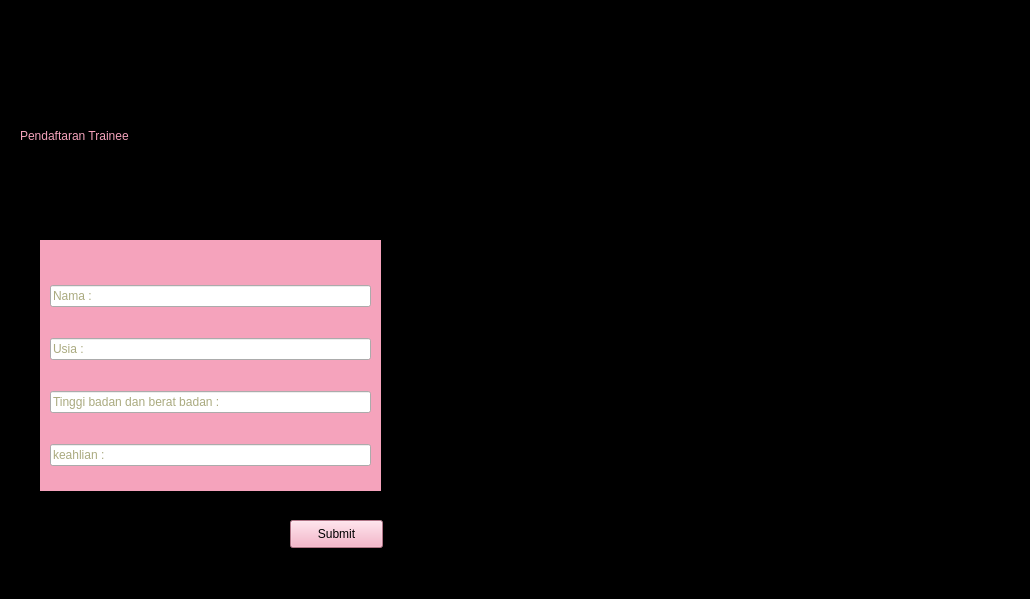
<?xml version="1.0" encoding="UTF-8"?>
<ui version="4.0">
 <class>Form</class>
 <widget class="QWidget" name="Form">
  <property name="geometry">
   <rect>
    <x>0</x>
    <y>0</y>
    <width>1030</width>
    <height>599</height>
   </rect>
  </property>
  <property name="windowTitle">
   <string>Form</string>
  </property>
  <widget class="QLabel" name="label">
   <property name="geometry">
    <rect>
     <x>0</x>
     <y>-40</y>
     <width>1031</width>
     <height>761</height>
    </rect>
   </property>
   <property name="styleSheet">
    <string notr="true">background-color: rgb(0, 0, 0)</string>
   </property>
   <property name="text">
    <string/>
   </property>
  </widget>
  <widget class="QLabel" name="label_2">
   <property name="geometry">
    <rect>
     <x>20</x>
     <y>110</y>
     <width>201</width>
     <height>51</height>
    </rect>
   </property>
   <property name="styleSheet">
    <string notr="true">font: 87 10pt &quot;Arial Black&quot;;
color: rgb(245, 163, 188);</string>
   </property>
   <property name="text">
    <string>Pendaftaran Trainee</string>
   </property>
  </widget>
  <widget class="QLabel" name="label_5">
   <property name="geometry">
    <rect>
     <x>450</x>
     <y>-70</y>
     <width>581</width>
     <height>831</height>
    </rect>
   </property>
   <property name="styleSheet">
    <string notr="true">image: url(:/newPrefix/download (32).jpg);</string>
   </property>
   <property name="text">
    <string/>
   </property>
  </widget>
  <widget class="QLabel" name="label_4">
   <property name="geometry">
    <rect>
     <x>40</x>
     <y>240</y>
     <width>341</width>
     <height>251</height>
    </rect>
   </property>
   <property name="styleSheet">
    <string notr="true">background-color: rgb(245, 163, 188);</string>
   </property>
   <property name="text">
    <string/>
   </property>
  </widget>
  <widget class="QWidget" name="verticalLayoutWidget">
   <property name="geometry">
    <rect>
     <x>50</x>
     <y>260</y>
     <width>321</width>
     <height>231</height>
    </rect>
   </property>
   <layout class="QVBoxLayout" name="verticalLayout_2">
    <item>
     <widget class="QLineEdit" name="lineEdit">
      <property name="styleSheet">
       <string notr="true">color: rgb(170, 170, 127)</string>
      </property>
      <property name="text">
       <string>Nama :</string>
      </property>
     </widget>
    </item>
    <item>
     <widget class="QLineEdit" name="lineEdit_2">
      <property name="styleSheet">
       <string notr="true">color: rgb(170, 170, 127)</string>
      </property>
      <property name="text">
       <string>Usia :</string>
      </property>
     </widget>
    </item>
    <item>
     <widget class="QLineEdit" name="lineEdit_4">
      <property name="styleSheet">
       <string notr="true">color: rgb(170, 170, 127)</string>
      </property>
      <property name="text">
       <string>Tinggi badan dan berat badan :</string>
      </property>
     </widget>
    </item>
    <item>
     <widget class="QLineEdit" name="lineEdit_3">
      <property name="styleSheet">
       <string notr="true">color: rgb(170, 170, 127)</string>
      </property>
      <property name="text">
       <string>keahlian :</string>
      </property>
     </widget>
    </item>
   </layout>
  </widget>
  <widget class="QPushButton" name="pushButton">
   <property name="geometry">
    <rect>
     <x>290</x>
     <y>520</y>
     <width>93</width>
     <height>28</height>
    </rect>
   </property>
   <property name="styleSheet">
    <string notr="true">font: 87 8pt &quot;Arial Black&quot;;
background-color: rgb(245, 163, 188);</string>
   </property>
   <property name="text">
    <string>Submit</string>
   </property>
  </widget>
  <widget class="QLabel" name="label_3">
   <property name="geometry">
    <rect>
     <x>70</x>
     <y>120</y>
     <width>281</width>
     <height>121</height>
    </rect>
   </property>
   <property name="styleSheet">
    <string notr="true">image: url(:/newPrefix/logo bp.png);</string>
   </property>
   <property name="text">
    <string/>
   </property>
  </widget>
 </widget>
 <resources>
  <include location="image.qrc"/>
 </resources>
 <connections/>
</ui>
